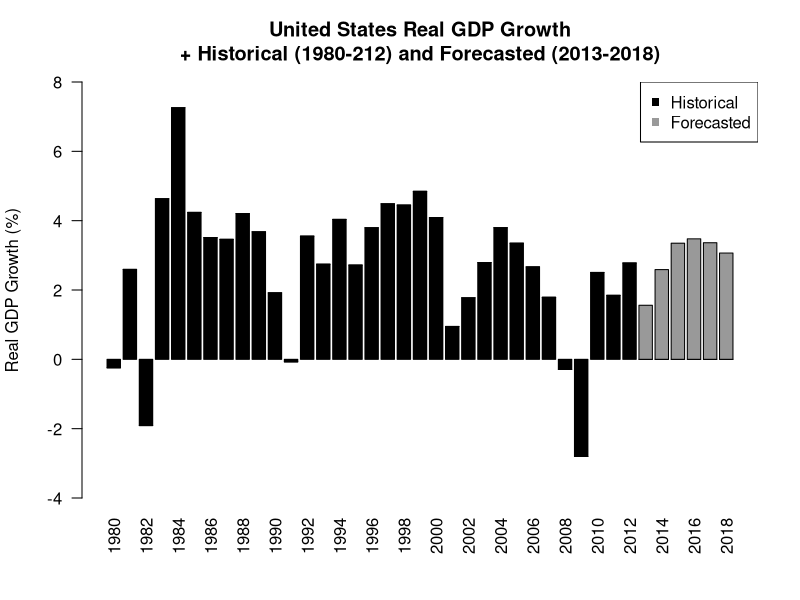
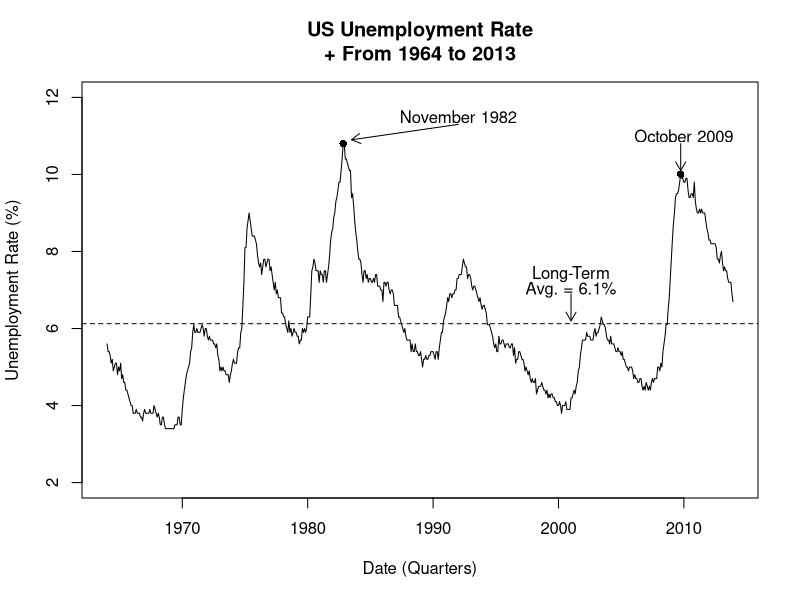
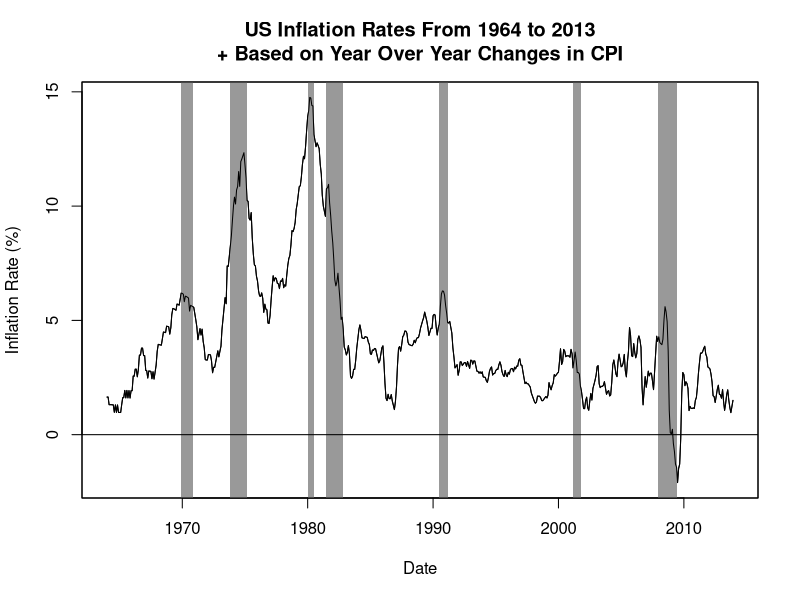
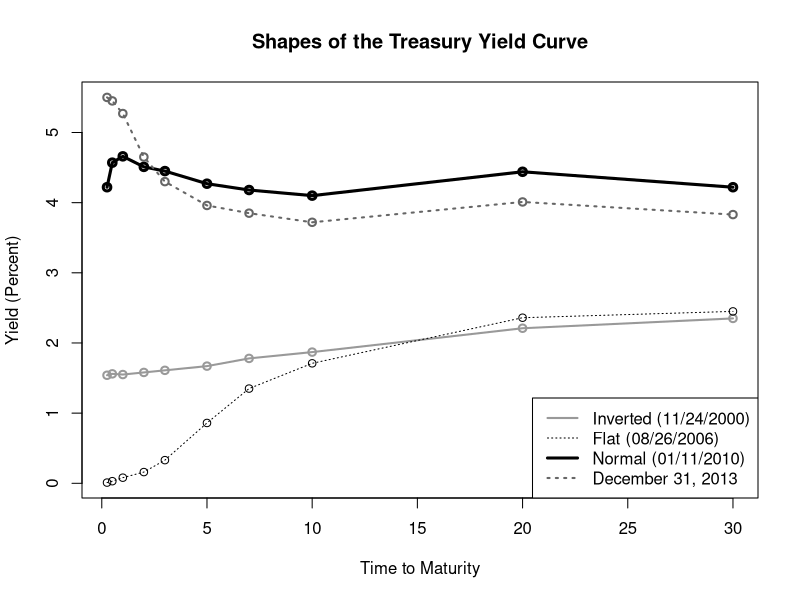
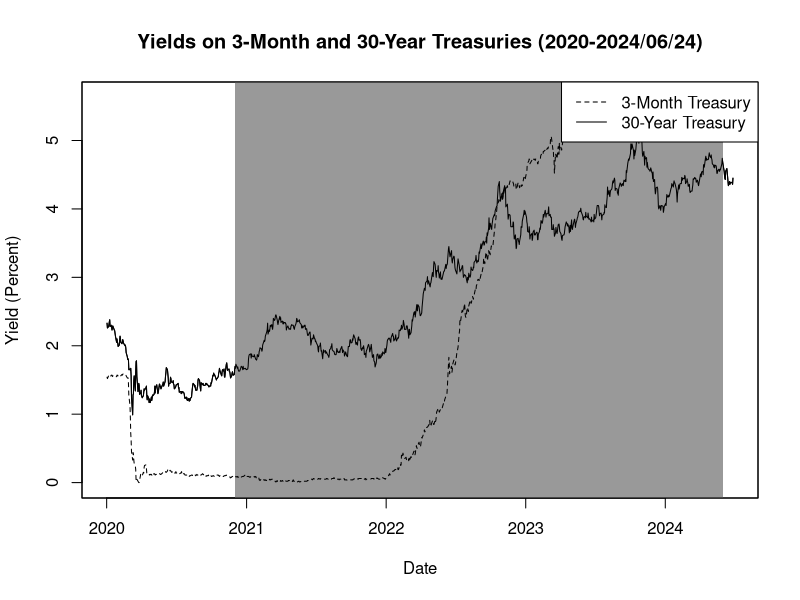
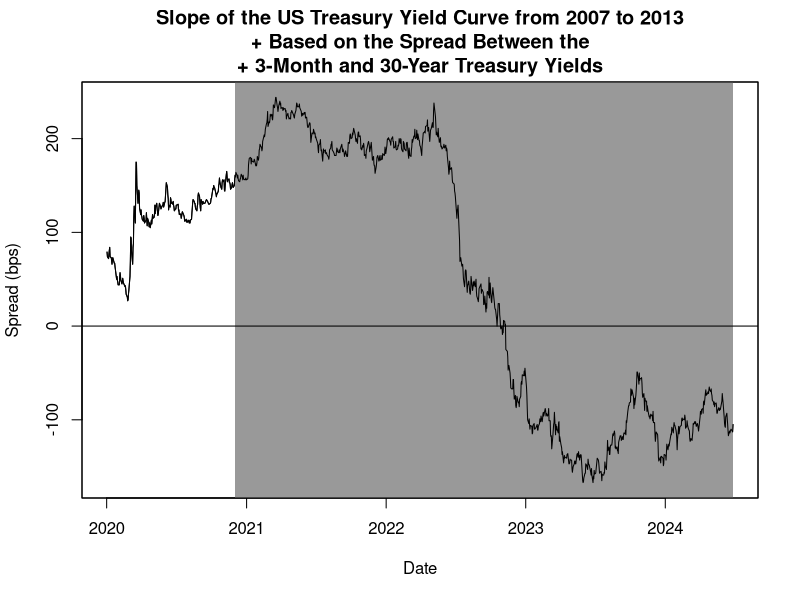

Here is the R script that generated these plots, in order:
library(quantmod)
library(xts)
us.rgdp<-read.csv("USRGDP IMF WEO.csv",header=FALSE)
us.rgdp[c(1:3,nrow(us.rgdp)),]


colnames(us.rgdp)<-paste(c("Year","Value"))
us.rgdp<-data.frame(us.rgdp)
us.rgdp[c(1:3,nrow(us.rgdp)),]


us.rgdp$historical<-ifelse(us.rgdp$Year<=2012,us.rgdp$Value,0)
us.rgdp[c(1:3,nrow(us.rgdp)),]
us.rgdp$projected<-ifelse(us.rgdp$Year>2012,us.rgdp$Value,0)
us.rgdp[c(1:3,nrow(us.rgdp)),]


us.rgdp<-us.rgdp[,3:4]
us.rgdp[c(1:3,nrow(us.rgdp)),]
us.mat<-as.matrix(us.rgdp)
t.us<-t(us.mat)
head(t.us)


xlabel=seq(1980,2018,by=1)
even.years<-xlabel %% 2==0
even.years
years.even<-cbind(data.frame(xlabel),data.frame(even.years))
head(years.even)
years.even$Year<-ifelse(years.even$even.years=="TRUE",xlabel," ")
xlabel.even<-years.even[,3]
head(xlabel.even)


range(us.rgdp)
y.range<-c(-4,8)
y.range
barplot(t.us,col=c("black","gray60"),ylab="Real GDP Growth (%)",ylim=y.range,names.arg=xlabel.even,las=2,
main="United States Real GDP Growth
+ Historical (1980-212) and Forecasted (2013-2018)")
legend("topright",c("Historical","Forecasted"),col=c("black","gray60"),pch=c(15,15))


US.unempl<-read.csv("UNRATE FRED.csv",header = TRUE)
US.unempl$date<-as.Date(US.unempl$DATE,"%Y-%m-%d")
US.unempl$UNRATE<-as.numeric(as.character(US.unempl$UNRATE))
US.unempl<-xts(US.unempl$UNRATE,order.by=US.unempl$date)
names(US.unempl)<-paste("UNRATE")
US.unempl[1:3,]


US.unempl<-subset(US.unempl,index(US.unempl)>="1964-01-01" &index(US.unempl)<="2013-12-31")
US.unempl[1:3,]


lt.avg<-mean(US.unempl$UNRATE)
lt.avg


plot(x=index(US.unempl),xlab="Date (Quarters)",y=US.unempl$UNRATE,ylab="Unemployment Rate (%)",ylim=c(2,12),type="l",
main="US Unemployment Rate
+ From 1964 to 2013")
abline(h=lt.avg,lty=2)
text(as.Date("2001-01-01"),7.4,"Long-Term")
text(as.Date("2001-01-01"),7,"Avg. = 6.1%")
arrows(x0=as.Date("2001-01-01"),y0=6.9,x1=as.Date("2001-01-01"),y1=6.2,code=2,length=0.10)
points(as.Date("1982-11-01"),10.8,pch=16)
text(as.Date("1992-01-01"),11.5,"November 1982")
arrows(x0=as.Date("1992-01-01"),y0=11.3,x1=as.Date("1983-07-01"),y1=10.9,code=2,length=0.10)
points(as.Date("2009-10-01"),10,pch=16)
text(as.Date("2010-01-01"),11,"October 2009")
arrows(x0=as.Date("2009-10-01"), y0=10.8, x1=as.Date("2009-10-01"), y1=10.1, code=2, length=0.10)


US.CPI<-read.csv("CPIAUCNS FRED.csv",header = TRUE)
US.CPI$date<-as.Date(US.CPI$DATE,"%Y-%m-%d")
US.CPI$CPIAUCNS<-as.numeric(as.character(US.CPI$CPIAUCNS))
US.CPI<-xts(US.CPI$CPIAUCNS,order.by=US.CPI$date)
names(US.CPI)<-paste("CPIAUCNS")
US.CPI[1:3,]

US.Lag12<-Lag(US.CPI$CPIAUCNS,k=12)
US.Lag12[1:20,]


US.CPI<-merge(US.CPI,US.Lag12)
names(US.CPI)<-paste(c("us.cpi","lag.cpi"))
US.CPI[10:15,]

US.CPI$inflation<-(US.CPI$us.cpi/US.CPI$lag.cpi-1)*100
US.CPI[10:15,]

US.CPI<-subset(US.CPI[,3],index(US.CPI)>="1964-01-01" &index(US.CPI)<="2013-12-01")
US.CPI[c(1:3,nrow(US.CPI)),]

plot(x=index(US.CPI),y=US.CPI$inflation,xlab="Date", ylab="Inflation Rate (%)", type="l", main="US Inflation Rates From 1964 to 2013
+ Based on Year Over Year Changes in CPI")

shade<-par("usr")
shade
rect(as.Date("2007-12-01"),shade[2],
       + as.Date("2009-06-01"),shade[3],col="gray60",lty=0)
rect(as.Date("2001-03-01"),shade[2],
       + as.Date("2001-11-01"),shade[3],col="gray60",lty=0)
rect(as.Date("1990-07-01"),shade[2],
       + as.Date("1991-03-01"),shade[3],col="gray60",lty=0)
rect(as.Date("1981-07-01"),shade[2],
       + as.Date("1982-11-01"),shade[3],col="gray60",lty=0)
rect(as.Date("1980-01-01"),shade[2],
       + as.Date("1980-07-01"),shade[3],col="gray60",lty=0)
rect(as.Date("1973-11-01"),shade[2],
       + as.Date("1975-03-01"),shade[3],col="gray60",lty=0)
rect(as.Date("1969-12-01"),shade[2],
       + as.Date("1970-11-01"),shade[3],col="gray60",lty=0)
rect(as.Date("1960-04-01"),shade[2],
       + as.Date("1961-02-01"),shade[3],col="gray60",lty=0)
box(which="plot",lty=1)
lines(x=index(US.CPI),y=US.CPI$inflation)
abline(h=0)


### US Treasury
t3mo<-read.csv("DGS3MO.csv",header = TRUE)
t3mo$date<-as.Date(t3mo$DATE,"%Y-%m-%d")
t3mo$DGS3MO<-as.numeric(as.character(t3mo$DGS3MO))
t3mo<-xts(t3mo$DGS3MO,order.by=t3mo$date)
names(t3mo)<-paste("DGS3MO")
t3mo[1:3,]
t6mo<-read.csv("DGS6MO.csv",header = TRUE)
t6mo$date<-as.Date(t6mo$DATE,"%Y-%m-%d")
t6mo$DGS6MO<-as.numeric(as.character(t6mo$DGS6MO))
t6mo<-xts(t6mo$DGS6MO,order.by=t6mo$date)
names(t6mo)<-paste("DGS6MO")
t6mo[1:3,]

t1yr<-read.csv("DGS1.csv",header = TRUE)
t1yr$date<-as.Date(t1yr$DATE,"%Y-%m-%d")
t1yr$DGS1<-as.numeric(as.character(t1yr$DGS1))
t1yr<-xts(t1yr$DGS1,order.by=t1yr$date)
names(t1yr)<-paste("DGS1")
t1yr[1:3,]

t2yr<-read.csv("DGS2.csv",header = TRUE)
t2yr$date<-as.Date(t2yr$DATE,"%Y-%m-%d")
t2yr$DGS2<-as.numeric(as.character(t2yr$DGS2))
t2yr<-xts(t2yr$DGS2,order.by=t2yr$date)
names(t2yr)<-paste("DGS2")
t2yr[1:3,]

t3yr<-read.csv("DGS3.csv",header = TRUE)
t3yr$date<-as.Date(t3yr$DATE,"%Y-%m-%d")
t3yr$DGS3<-as.numeric(as.character(t3yr$DGS3))
t3yr<-xts(t3yr$DGS3,order.by=t3yr$date)
names(t3yr)<-paste("DGS3")
t3yr[1:3,]

t5yr<-read.csv("DGS5.csv",header = TRUE)
t5yr$date<-as.Date(t5yr$DATE,"%Y-%m-%d")
t5yr$DGS5<-as.numeric(as.character(t5yr$DGS5))
t5yr<-xts(t5yr$DGS5,order.by=t5yr$date)
names(t5yr)<-paste("DGS5")
t5yr[1:3,]

t7yr<-read.csv("DGS7.csv",header = TRUE)
t7yr$date<-as.Date(t7yr$DATE,"%Y-%m-%d")
t7yr$DGS7<-as.numeric(as.character(t7yr$DGS7))
t7yr<-xts(t7yr$DGS7,order.by=t7yr$date)
names(t7yr)<-paste("DGS7")
t7yr[1:3,]

t10yr<-read.csv("DGS10.csv",header = TRUE)
t10yr$date<-as.Date(t10yr$DATE,"%Y-%m-%d")
t10yr$DGS10<-as.numeric(as.character(t10yr$DGS10))
t10yr<-xts(t10yr$DGS10,order.by=t10yr$date)
names(t10yr)<-paste("DGS10")
t10yr[1:3,]

t20yr<-read.csv("DGS20.csv",header = TRUE)
t20yr$date<-as.Date(t20yr$DATE,"%Y-%m-%d")
t20yr$DGS20<-as.numeric(as.character(t20yr$DGS20))
t20yr<-xts(t20yr$DGS20,order.by=t20yr$date)
names(t20yr)<-paste("DGS20")
t20yr[1:3,]

t30yr<-read.csv("DGS30.csv",header = TRUE)
t30yr$date<-as.Date(t30yr$DATE,"%Y-%m-%d")
t30yr$DGS30<-as.numeric(as.character(t30yr$DGS30))
t30yr<-xts(t30yr$DGS30,order.by=t30yr$date)
names(t30yr)<-paste("DGS30")
t30yr[1:3,]


treasury<-t3mo
treasury<-merge(treasury,t6mo)
treasury<-merge(treasury,t1yr)
treasury<-merge(treasury,t2yr)
treasury<-merge(treasury,t3yr)
treasury<-merge(treasury,t5yr)
treasury<-merge(treasury,t7yr)
treasury<-merge(treasury,t10yr)
treasury<-merge(treasury,t20yr)
treasury<-merge(treasury,t30yr)
treasury[1:3,]


extreme<-subset(treasury,index(treasury) >= "2020-01-01" &index(treasury) <= "2024-6-26")
extreme<-na.omit(extreme[,c(1,8,10)])
extreme[c(1:3,nrow(extreme)),]

### extreme inverted
extreme$sign.diff<-extreme$DGS30-extreme$DGS3MO
extreme$inverted<-ifelse(extreme$sign.diff==min(extreme$sign.diff),1,0)
inverted<-subset(extreme,extreme$inverted==1)
inverted
### extreme upward
extreme$upward<-ifelse(extreme$sign.diff==max(extreme$sign.diff),1,0)
upward<-subset(extreme,extreme$upward==1)
upward


extreme$abs.diff<-abs(extreme$DGS30-extreme$DGS3MO)
extreme$flat<-ifelse(extreme$abs.diff==min(extreme$abs.diff),1,0)
flat<-subset(extreme,extreme$flat==1)
flat$abs.diff2<-abs(flat$DGS30-flat$DGS10)
flat$flat2<-ifelse(flat$abs.diff2==min(flat$abs.diff2),1,0)
flat[,c(-4:-6)]


invert.date<-as.Date("2023-06-26")
normal.date<-as.Date("2021-03-18")
flat.date<-as.Date("2022-10-31")
current.date<-as.Date("2020-01-08")

tyld.curve<-subset(treasury,
                       + index(treasury) == invert.date |
                         + index(treasury) == flat.date |
                         + index(treasury) == normal.date |
                         + index(treasury) == current.date)
tyld.curve


class(tyld.curve)
tyld.curve<-t(tyld.curve)
tyld.curve
class(tyld.curve)
rownames(tyld.curve)<-paste(c(0.25,0.5,1,2,3,5,7,10,20,30))
colnames(tyld.curve)<-paste(c("inverted","flat","normal","current"))
tyld.curve


TTM<-c(0.25,0.5,1,2,3,5,7,10,20,30)
TTM
y.range<-range(tyld.curve)
y.range
plot(x=TTM,y=tyld.curve[,1],type="o",ylim=y.range,xlab="Time to Maturity",ylab="Yield (Percent)",col="gray60",lwd=2,
main="Shapes of the Treasury Yield Curve")
lines(x=TTM,y=tyld.curve[,2],type="o",lty=3,col="black")
lines(x=TTM,y=tyld.curve[,3],type="o",col="black",lwd=3)
lines(x=TTM,y=tyld.curve[,4],type="o",lty=3,col="gray40",lwd=2)
legend("bottomright",c("Inverted (11/24/2000)", "Flat (08/26/2006)","Normal (01/11/2010)", "December 31, 2013"),col=c("gray60","black","black","gray40"), lty=c(1,3,1,3), lwd=c(2,1,3,2))



slope<-t3mo
slope<-merge(t3mo,t30yr)
slope[1:3,]
slope<-subset(slope,index(slope)>= "2020-01-01" &index(slope)<= "2024-06-26")
slope[c(1:3,nrow(slope)),]
slope<-na.omit(slope)
slope[c(1:3,nrow(slope)),]
y.range<-range(slope)
y.range
plot(x=index(slope),xlab="Date",y=slope$DGS30,ylab="Yield (Percent)",ylim=y.range,type="l",col="black",lty=1,lwd=1,main="Yields on 3-Month and 30-Year Treasuries (2020-2024/06/24)")
shade<-par("usr")
shade
rect(as.Date("2020-12-01"),shade[2],as.Date("2024-06-01"),shade[3],col="gray60",lty=0)
box(which="plot",lty=1)
lines(x=index(slope),y=slope$DGS30)
lines(x=index(slope),y=slope$DGS3MO,lty=2,col="black")
legend("topright",c("3-Month Treasury","30-Year Treasury"),lty=c(2,1))

slope$slope<-(slope$DGS30-slope$DGS3MO)*100

plot(x=index(slope),xlab="Date",y=slope$slope, ylab="Spread (bps)",type="l",lty=1,lwd=1,main="Slope of the US Treasury Yield Curve from 2007 to 2013
+ Based on the Spread Between the
+ 3-Month and 30-Year Treasury Yields")
shade<-par("usr")
shade
rect(as.Date("2020-12-01"),shade[2],as.Date("2024-06-26"),shade[3],col="gray60",lty=0)
box(which="plot",lty=1)
abline(h=0,lty=1)
lines(x=index(slope),y=slope$slope,lty=1,lwd=1)